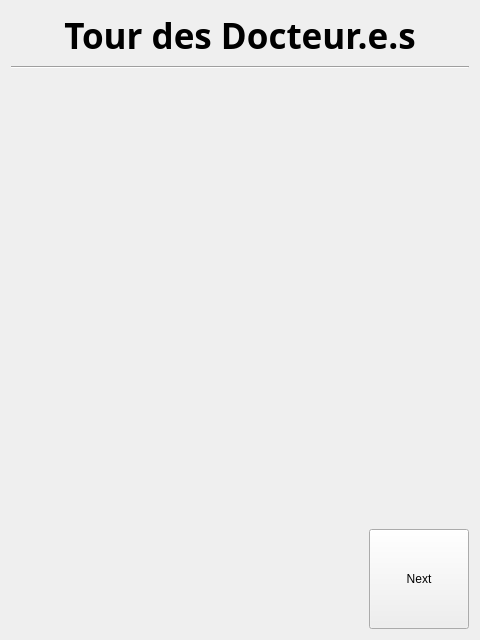
<?xml version="1.0" encoding="UTF-8"?>
<ui version="4.0">
 <class>DoctorsTurn</class>
 <widget class="QWidget" name="DoctorsTurn">
  <property name="geometry">
   <rect>
    <x>0</x>
    <y>0</y>
    <width>480</width>
    <height>640</height>
   </rect>
  </property>
  <property name="windowTitle">
   <string>Form</string>
  </property>
  <property name="styleSheet"><string notr="true"/>
  </property>
  <layout class="QGridLayout" name="gridLayout">
   <item row="0" column="0">
    <layout class="QVBoxLayout" name="verticalLayout_2">
     <item alignment="Qt::AlignHCenter">
      <widget class="QLabel" name="label">
       <property name="sizePolicy">
        <sizepolicy hsizetype="Fixed" vsizetype="Fixed">
         <horstretch>0</horstretch>
         <verstretch>0</verstretch>
        </sizepolicy>
       </property>
       <property name="font">
        <font>
         <family>Yu Gothic UI Semibold</family>
         <pointsize>26</pointsize>
         <weight>75</weight>
         <bold>true</bold>
        </font>
       </property>
       <property name="text">
        <string>Tour des Docteur.e.s</string>
       </property>
       <property name="alignment">
        <set>Qt::AlignCenter</set>
       </property>
      </widget>
     </item>
     <item>
      <layout class="QVBoxLayout" name="verticalLayout">
       <item>
        <widget class="Line" name="line">
         <property name="font">
          <font>
           <family>Yu Gothic UI Semilight</family>
           <pointsize>18</pointsize>
          </font>
         </property>
         <property name="orientation">
          <enum>Qt::Horizontal</enum>
         </property>
        </widget>
       </item>
       <item>
        <spacer name="verticalSpacer">
         <property name="orientation">
          <enum>Qt::Vertical</enum>
         </property>
         <property name="sizeHint" stdset="0">
          <size>
           <width>20</width>
           <height>40</height>
          </size>
         </property>
        </spacer>
       </item>
       <item alignment="Qt::AlignRight">
        <widget class="QPushButton" name="nextButton">
         <property name="sizePolicy">
          <sizepolicy hsizetype="Fixed" vsizetype="Fixed">
           <horstretch>0</horstretch>
           <verstretch>0</verstretch>
          </sizepolicy>
         </property>
         <property name="minimumSize">
          <size>
           <width>100</width>
           <height>100</height>
          </size>
         </property>
         <property name="text">
          <string>Next</string>
         </property>
        </widget>
       </item>
      </layout>
     </item>
    </layout>
   </item>
  </layout>
 </widget>
 <resources/>
 <connections/>
</ui>
